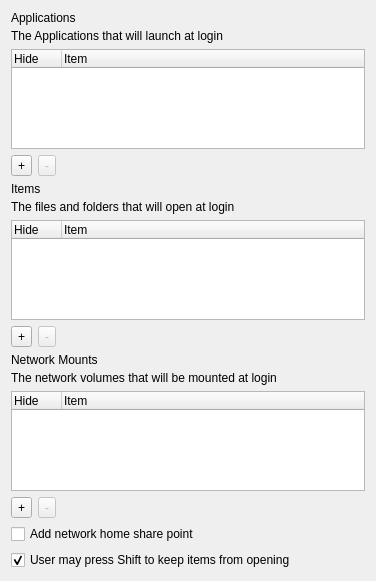
<?xml version="1.0" encoding="UTF-8"?>
<ui version="4.0">
 <class>LoginItemsForm</class>
 <widget class="QWidget" name="LoginItemsForm">
  <property name="geometry">
   <rect>
    <x>0</x>
    <y>0</y>
    <width>376</width>
    <height>581</height>
   </rect>
  </property>
  <property name="windowTitle">
   <string>Form</string>
  </property>
  <layout class="QVBoxLayout" name="verticalLayout">
   <item>
    <layout class="QVBoxLayout" name="verticalLayout_17">
     <property name="spacing">
      <number>4</number>
     </property>
     <item>
      <widget class="QLabel" name="label">
       <property name="text">
        <string>Applications</string>
       </property>
      </widget>
     </item>
     <item>
      <widget class="QLabel" name="lTip_applications">
       <property name="text">
        <string>The Applications that will launch at login</string>
       </property>
      </widget>
     </item>
    </layout>
   </item>
   <item>
    <widget class="StyledTreeWidget" name="appList">
     <property name="sizePolicy">
      <sizepolicy hsizetype="Expanding" vsizetype="Expanding">
       <horstretch>0</horstretch>
       <verstretch>0</verstretch>
      </sizepolicy>
     </property>
     <property name="editTriggers">
      <set>QAbstractItemView::NoEditTriggers</set>
     </property>
     <property name="selectionBehavior">
      <enum>QAbstractItemView::SelectRows</enum>
     </property>
     <property name="rootIsDecorated">
      <bool>false</bool>
     </property>
     <attribute name="headerDefaultSectionSize">
      <number>50</number>
     </attribute>
     <column>
      <property name="text">
       <string>Hide</string>
      </property>
     </column>
     <column>
      <property name="text">
       <string>Item</string>
      </property>
     </column>
    </widget>
   </item>
   <item>
    <layout class="QHBoxLayout" name="horizontalLayout_3">
     <item>
      <widget class="QToolButton" name="addApp">
       <property name="text">
        <string>+</string>
       </property>
      </widget>
     </item>
     <item>
      <widget class="QToolButton" name="removeApp">
       <property name="enabled">
        <bool>false</bool>
       </property>
       <property name="text">
        <string>-</string>
       </property>
      </widget>
     </item>
     <item>
      <spacer name="horizontalSpacer_3">
       <property name="orientation">
        <enum>Qt::Horizontal</enum>
       </property>
       <property name="sizeHint" stdset="0">
        <size>
         <width>40</width>
         <height>20</height>
        </size>
       </property>
      </spacer>
     </item>
    </layout>
   </item>
   <item>
    <layout class="QVBoxLayout" name="verticalLayout_18">
     <property name="spacing">
      <number>4</number>
     </property>
     <item>
      <widget class="QLabel" name="label_2">
       <property name="text">
        <string>Items</string>
       </property>
      </widget>
     </item>
     <item>
      <widget class="QLabel" name="lTip_items">
       <property name="text">
        <string>The files and folders that will open at login</string>
       </property>
      </widget>
     </item>
    </layout>
   </item>
   <item>
    <widget class="StyledTreeWidget" name="pathList">
     <property name="sizePolicy">
      <sizepolicy hsizetype="Expanding" vsizetype="Expanding">
       <horstretch>0</horstretch>
       <verstretch>0</verstretch>
      </sizepolicy>
     </property>
     <property name="selectionBehavior">
      <enum>QAbstractItemView::SelectRows</enum>
     </property>
     <property name="rootIsDecorated">
      <bool>false</bool>
     </property>
     <attribute name="headerDefaultSectionSize">
      <number>50</number>
     </attribute>
     <column>
      <property name="text">
       <string>Hide</string>
      </property>
     </column>
     <column>
      <property name="text">
       <string>Item</string>
      </property>
     </column>
    </widget>
   </item>
   <item>
    <layout class="QHBoxLayout" name="horizontalLayout_4">
     <item>
      <widget class="QToolButton" name="addPath">
       <property name="text">
        <string>+</string>
       </property>
      </widget>
     </item>
     <item>
      <widget class="QToolButton" name="removePath">
       <property name="enabled">
        <bool>false</bool>
       </property>
       <property name="text">
        <string>-</string>
       </property>
      </widget>
     </item>
     <item>
      <spacer name="horizontalSpacer_4">
       <property name="orientation">
        <enum>Qt::Horizontal</enum>
       </property>
       <property name="sizeHint" stdset="0">
        <size>
         <width>40</width>
         <height>20</height>
        </size>
       </property>
      </spacer>
     </item>
    </layout>
   </item>
   <item>
    <layout class="QVBoxLayout" name="verticalLayout_19">
     <property name="spacing">
      <number>4</number>
     </property>
     <item>
      <widget class="QLabel" name="label_3">
       <property name="text">
        <string>Network Mounts</string>
       </property>
      </widget>
     </item>
     <item>
      <widget class="QLabel" name="lTip_network_mount">
       <property name="text">
        <string>The network volumes that will be mounted at login</string>
       </property>
      </widget>
     </item>
    </layout>
   </item>
   <item>
    <widget class="StyledTreeWidget" name="mountList">
     <property name="sizePolicy">
      <sizepolicy hsizetype="Expanding" vsizetype="Expanding">
       <horstretch>0</horstretch>
       <verstretch>0</verstretch>
      </sizepolicy>
     </property>
     <property name="selectionBehavior">
      <enum>QAbstractItemView::SelectRows</enum>
     </property>
     <property name="rootIsDecorated">
      <bool>false</bool>
     </property>
     <attribute name="headerDefaultSectionSize">
      <number>50</number>
     </attribute>
     <column>
      <property name="text">
       <string>Hide</string>
      </property>
     </column>
     <column>
      <property name="text">
       <string>Item</string>
      </property>
     </column>
    </widget>
   </item>
   <item>
    <layout class="QHBoxLayout" name="horizontalLayout_5">
     <item>
      <widget class="QToolButton" name="addMount">
       <property name="text">
        <string>+</string>
       </property>
      </widget>
     </item>
     <item>
      <widget class="QToolButton" name="removeMount">
       <property name="enabled">
        <bool>false</bool>
       </property>
       <property name="text">
        <string>-</string>
       </property>
      </widget>
     </item>
     <item>
      <spacer name="horizontalSpacer_5">
       <property name="orientation">
        <enum>Qt::Horizontal</enum>
       </property>
       <property name="sizeHint" stdset="0">
        <size>
         <width>40</width>
         <height>20</height>
        </size>
       </property>
      </spacer>
     </item>
    </layout>
   </item>
   <item>
    <widget class="QCheckBox" name="addNetworkHomeSharePoint">
     <property name="text">
      <string>Add network home share point</string>
     </property>
    </widget>
   </item>
   <item>
    <widget class="QCheckBox" name="preventItemsOpening">
     <property name="text">
      <string>User may press Shift to keep items from opening</string>
     </property>
     <property name="checked">
      <bool>true</bool>
     </property>
    </widget>
   </item>
  </layout>
 </widget>
 <customwidgets>
  <customwidget>
   <class>StyledTreeWidget</class>
   <extends>QTreeWidget</extends>
   <header>FileWaveGuiLib/styledviews/styledtreeview.h</header>
  </customwidget>
 </customwidgets>
 <resources/>
 <connections/>
</ui>
